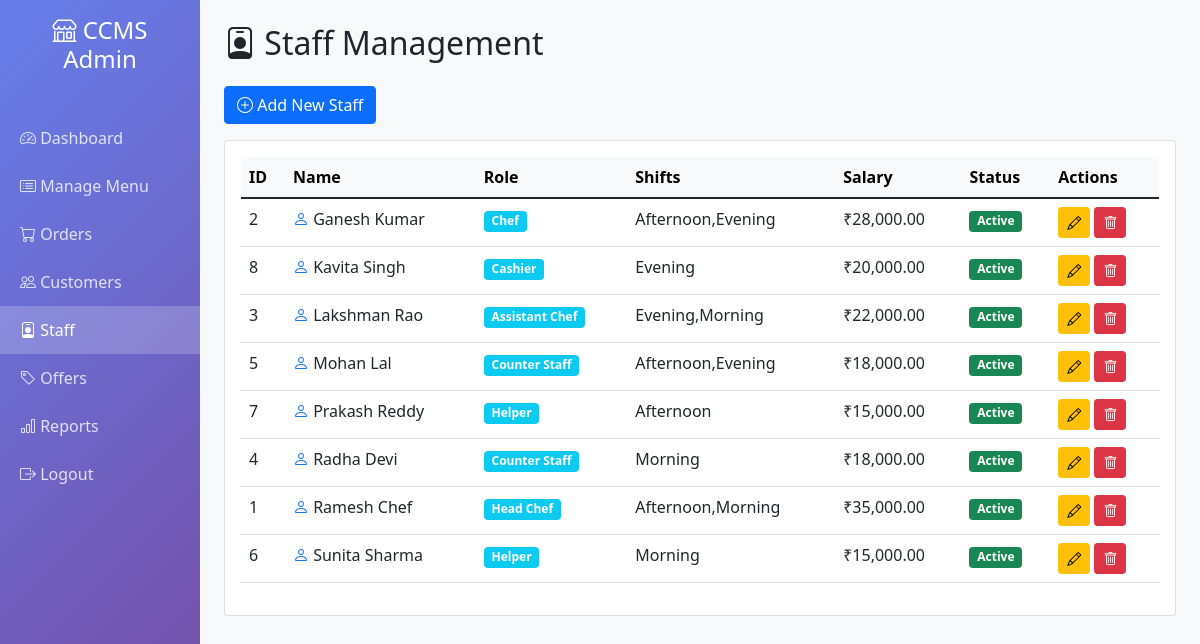
Screenshot of /UI/admin/staff.php (signed in) with the database file from the repository.
### tables this page shows
CREATE TABLE STAFF (
    Staff_ID INT PRIMARY KEY AUTO_INCREMENT,
    Name VARCHAR(100) NOT NULL,
    Role VARCHAR(50),
    Salary DECIMAL(10, 2),
    Is_Active BOOLEAN DEFAULT TRUE
);

### UI/admin/staff.php (the view, shortened to what this page needs)
<?php
$conn = getDBConnection();
$staff_list = $conn->query("
    SELECT
        s.Staff_ID,
        s.Name,
        s.Role,
        s.Salary,
        s.Is_Active,
        GROUP_CONCAT(ss.Shift) AS Shifts
    FROM STAFF s
    LEFT JOIN Shift_Staff ss ON s.Staff_ID = ss.Staff_ID
    GROUP BY s.Staff_ID, s.Name, s.Role, s.Salary, s.Is_Active
    ORDER BY s.Name
");
?>
<!DOCTYPE html>
<html lang="en">
<head>
    <link href="https://cdn.jsdelivr.net/npm/bootstrap@5.1.3/dist/css/bootstrap.min.css" rel="stylesheet">
    <link rel="stylesheet" href="https://cdn.jsdelivr.net/npm/bootstrap-icons@1.7.2/font/bootstrap-icons.css">
</head>
<body>
    <div class="container-fluid">
        <div class="row">
            <div class="col-md-2 sidebar p-0">
                <div class="p-3 text-center">
                    <h4><i class="bi bi-shop"></i> CCMS Admin</h4>
                </div>
                <nav class="mt-3">
                    <a href="dashboard.php"><i class="bi bi-speedometer2"></i> Dashboard</a>
                    <a href="menu.php"><i class="bi bi-card-list"></i> Manage Menu</a>
                    <a href="orders.php"><i class="bi bi-cart"></i> Orders</a>
                    <a href="customers.php"><i class="bi bi-people"></i> Customers</a>
                    <a href="staff.php" class="active"><i class="bi bi-person-badge"></i> Staff</a>
                    <a href="offers.php"><i class="bi bi-tag"></i> Offers</a>
                    <a href="reports.php"><i class="bi bi-bar-chart"></i> Reports</a>
                    <a href="../logout.php"><i class="bi bi-box-arrow-right"></i> Logout</a>
                </nav>
            </div>
            <div class="col-md-10 p-4">
                <h2 class="mb-4"><i class="bi bi-person-badge"></i> Staff Management</h2>
                <button class="btn btn-primary mb-3" data-bs-toggle="modal" data-bs-target="#staffModal">
                    <i class="bi bi-plus-circle"></i> Add New Staff
                </button>
                <div class="card">
                    <div class="card-body">
                        <div class="table-responsive">
                            <table class="table table-hover">
                                <thead class="table-light">
                                    <tr>
                                        <th>ID</th>
                                        <th>Name</th>
                                        <th>Role</th>
                                        <th>Shifts</th>
                                        <th>Salary</th>
                                        <th>Status</th>
                                        <th>Actions</th>
                                    </tr>
                                </thead>
                                <tbody>
                                    <?php while ($staff = $staff_list->fetch_assoc()): ?>
                                    <tr>
                                        <td><?php echo $staff['Staff_ID']; ?></td>
                                        <td>
                                            <i class="bi bi-person text-primary"></i>
                                            <?php echo $staff['Name']; ?>
                                        </td>
                                        <td><span class="badge bg-info"><?php echo $staff['Role']; ?></span></td>
                                        <td><?php echo $staff['Shifts'] ?? 'Not assigned'; ?></td>
                                        <td>₹<?php echo number_format($staff['Salary'], 2); ?></td>
                                        <td>
                                            <span class="badge bg-<?php echo $staff['Is_Active'] ? 'success' : 'danger'; ?>">
                                                <?php echo $staff['Is_Active'] ? 'Active' : 'Inactive'; ?>
                                            </span>
                                        </td>
                                        <td>
                                            <button class="btn btn-sm btn-warning"
                                                    onclick='editStaff(<?php echo json_encode($staff); ?>)'>
                                                <i class="bi bi-pencil"></i>
                                            </button>
                                            <?php if ($staff['Is_Active']): ?>
                                            <a href="?delete=<?php echo $staff['Staff_ID']; ?>"
                                               class="btn btn-sm btn-danger"
                                               onclick="return confirm('Deactivate this staff member?')">
                                                <i class="bi bi-trash"></i>
                                            </a>
                                            <?php endif; ?>
                                        </td>
                                    </tr>
                                    <?php endwhile; ?>
                                </tbody>
                            </table>
                        </div>
                    </div>
                </div>
            </div>
        </div>
    </div>
</body>
</html>

### UI/admin/staff.php (style rules this page uses)
body { background-color: #f8f9fa; }
.sidebar { min-height: 100vh; background: linear-gradient(135deg, #667eea 0%, #764ba2 100%); color: white; }
.sidebar a { color: rgba(255,255,255,0.8); text-decoration: none; padding: 12px 20px; display: block; }
.sidebar a:hover, .sidebar a.active { background: rgba(255,255,255,0.2); color: white; }

### rows the page displays
staff: Staff_ID "2", Name "Ganesh Kumar", Role "Chef", Shifts "Afternoon,Evening", Salary "28,000.00", Is_Active "Active"
staff: Staff_ID "8", Name "Kavita Singh", Role "Cashier", Shifts "Evening", Salary "20,000.00", Is_Active "Active"
staff: Staff_ID "3", Name "Lakshman Rao", Role "Assistant Chef", Shifts "Evening,Morning", Salary "22,000.00", Is_Active "Active"
staff: Staff_ID "5", Name "Mohan Lal", Role "Counter Staff", Shifts "Afternoon,Evening", Salary "18,000.00", Is_Active "Active"
staff: Staff_ID "7", Name "Prakash Reddy", Role "Helper", Shifts "Afternoon", Salary "15,000.00", Is_Active "Active"
staff: Staff_ID "4", Name "Radha Devi", Role "Counter Staff", Shifts "Morning", Salary "18,000.00", Is_Active "Active"
staff: Staff_ID "1", Name "Ramesh Chef", Role "Head Chef", Shifts "Afternoon,Morning", Salary "35,000.00", Is_Active "Active"
staff: Staff_ID "6", Name "Sunita Sharma", Role "Helper", Shifts "Morning", Salary "15,000.00", Is_Active "Active"
